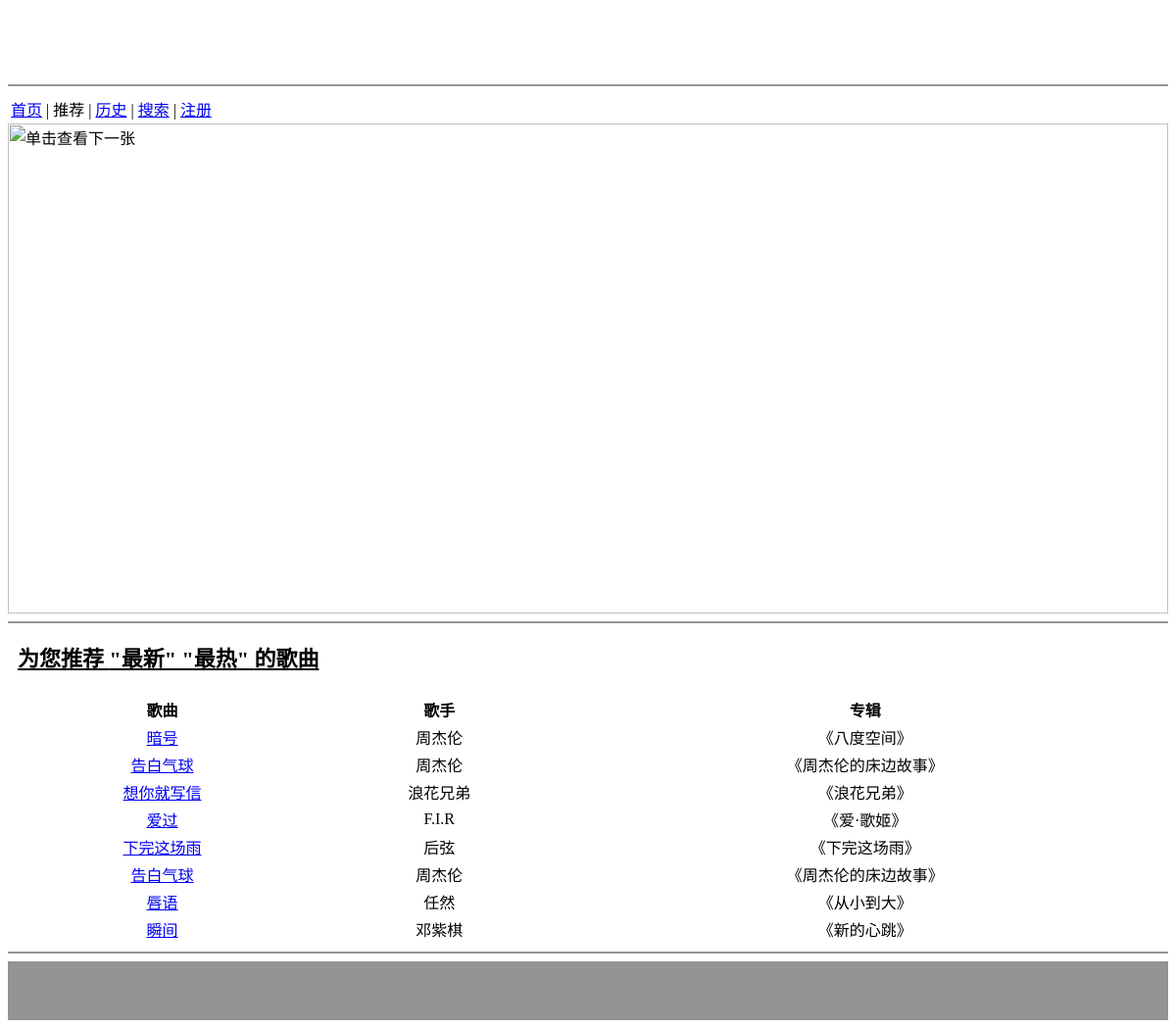
/control/recommend/view/1, run on the app's committed database.
### control/models.py (models this page shows)
class MusicModel(models.Model):
	music_id = models.CharField(max_length=180, default='init')
	music_name = models.CharField(max_length=32, default='init')
	artist = models.CharField(max_length=32, default='init')
	album = models.CharField(max_length=32, default='init')
	file_url = models.CharField(max_length=256, default='init')
	date = models.DateField(null=True)

### control/views.py (the view)
# urls.py: url(r'^recommend/view/(?P<user_id>[\w\W]+)$', recommend_view),
def recommend_view(request, user_id):
	ctx = {}
	try:
		logger.info('recommend_view, user_id - %s' % user_id)
		rs = get_recommend(user_id)
		if rs['result'] != 'success':
			ctx['result'] = 'get_recommend got error!'
			return JsonResponse(ctx)
		songs = rs['rec_songs']
		tags = ''
		for each in rs['rec_tags']:
			tags += '"' + each + '" '
		rec_songs = []
		logger.info(songs)
		j = 0
		for i in songs:
			detail = MusicModel.objects.filter(music_id=i)
			music_name = detail[0].music_name
			artist = detail[0].artist
			album = detail[0].album
			tr = 'null'
			if j % 2 == 1:
				tr = 'tr2'
			rec_songs.append({'tr':tr, 'music_id':i, 'music_name':music_name, 'artist':artist, 'album':album})
			j += 1
		ctx['result'] = 'success'
		ctx['rec_songs'] = rec_songs
		ctx['rec_tags'] = tags
		ctx['user_id'] = user_id
		ctx['user_flag'] = 0
		ctx['user_name'] = 'null'
		user = UserProfileModel.objects.filter(user_id=user_id)
		if user:
			ctx['user_flag'] = 1
			ctx['user_name'] = user[0].user_name
		context = RequestContext(request, ctx)
		template = loader.get_template('control/recommend.html')
		return HttpResponse(template.render(context))
	except Exception as e:
		error = traceback.format_exc()
		logger.info(error)
		ctx['result'] = 'failed'
		ctx['err'] = error
		return JsonResponse(ctx)

### control/data_filter.py (called while the page is built, shortened)
def top_played(in_tag, x):
	ctx = {}
	try:
		logger.info('top_played, in_tag - %s, x - %s, started' % (in_tag, x))
		top_songs = []
		records = {}
		if in_tag == 'platform':
			his = UserHistoryModel.objects.filter()
			for each in his:
				music_id = each.music_id
				if music_id not in records:
					records[music_id] = 1
				else:
					records[music_id] += 1
		sort_rd = sorted(records.items(), key=lambda item:item[1], reverse=True)
		tmp = sort_rd
		if len(sort_rd) > x:
			tmp = sort_rd[0:int(x-1)]
		for (k, v) in tmp:
			top_songs.append(k)
		ctx['result'] = 'success'
		ctx['top_songs'] = top_songs
		return ctx
	except Exception as e:
		err = traceback.format_exc()
		logger.info(err)
		ctx['result'] = 'failed'
		ctx['err'] = err
		return ctx

def newest_release(date_range, x):
	ctx = {}
	try:
		logger.info('newest_release, date_range - %s, x - %s, start' % (date_range, x))
		news = []
		songs = MusicModel.objects.filter().order_by('-date')
		for each in songs:
			news.append(each.music_id)
		ctx['result'] = 'success'
		ctx['new_songs'] = news
		if len(news) > x:
			ctx['new_songs'] = news[0:int(x-1)]
		return ctx
	except Exception as e:
		err = traceback.format_exc()
		logger.info(err)
		ctx['result'] = 'failed'
		ctx['err'] = err
		return ctx

### templates/control/recommend.html (shortened to what this page needs)
<html>
<head>
</head>
<body>
	<marquee bgcolor = "949494" width = "100%" height = "50" behavior="scroll">
		<font size="18" color="FFFFFF">音  乐  吧</font>
	</marquee>
	<hr color="949494">
	<table>
		<tr>
			<td>
				<span><a href="/">首页</a></span>
				<span>|</span>
				<span>推荐</span>
				<span>|</span>
				<span><a href="/control/history/view/{{ user_id }}">历史</a></span>
				<span>|</span>
				<span><a href="/control/search/view/{{ user_id }}">搜索</a></span>
				<span>|</span>
				<span>
					{% if user_flag == 1%}
					{{ user_name }} 欢迎回来！
					{% else %}
					<a href="/control/user/regview">注册</a>
					{% endif %}
				</span>
			</td>
		</tr>
	</table>
	<img id="pic" name="ljj" src="/static/media/linjunjie.jpg" width="100%" height="500" alt="单击查看下一张" border="0px">
	<hr color="949494">
	<h1>为您推荐 {{ rec_tags }}的歌曲</h1>
	<table width=100%>
		<tr id="tr2">
			<th>歌曲</th>
			<th>歌手</th>
			<th>专辑</th>
		</tr>
		{% for each in rec_songs %}
		<tr id="{{ each.tr }}" align="center">
			<td><a href='/control/play/{{ user_id }}/{{ each.music_id }}'>{{ each.music_name }}</a></td>
			<td>{{ each.artist }}</td>
			<td>《{{ each.album }}》</td>
		</tr>
		{% endfor %}
	</table>
	<hr color="949494">
	<hr size="60" color="949494">
</body>
</html>

### templates/control/recommend.html (style rules this page uses)
h1 { color:"#FFFFFF";background-color:"#949494";text-align:left;height:30px;font-family:"仿宋";font-size:22px;margin-top:0;padding:10px;text-decoration:underline; }
#tr2 { background-color:"#D7D7D7" }

### data on the page
MusicModel: music_name "暗号", artist "周杰伦", album "八度空间"
MusicModel: music_name "告白气球" "告白气球", artist "周杰伦" "周杰伦", album "周杰伦的床边故事" "周杰伦的床边故事"
MusicModel: music_name "想你就写信", artist "浪花兄弟", album "浪花兄弟"
MusicModel: music_name "爱过", artist "F.I.R", album "爱·歌姬"
MusicModel: music_name "下完这场雨", artist "后弦", album "下完这场雨"
MusicModel: music_name "唇语", artist "任然", album "从小到大"
MusicModel: music_name "瞬间", artist "邓紫棋", album "新的心跳"

### other printed values
{{ rec_tags }} "\"最新\" \"最热\""
